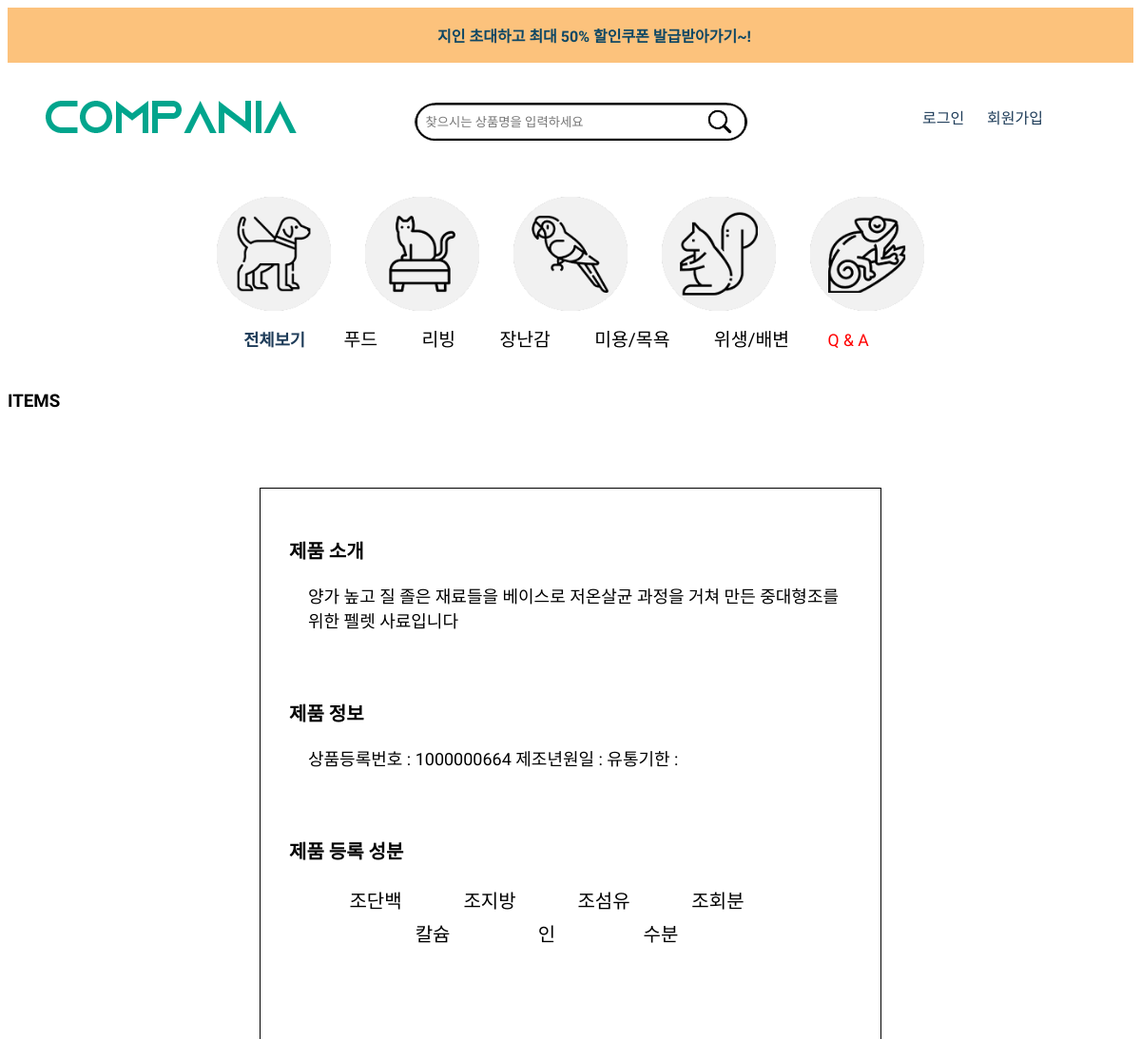
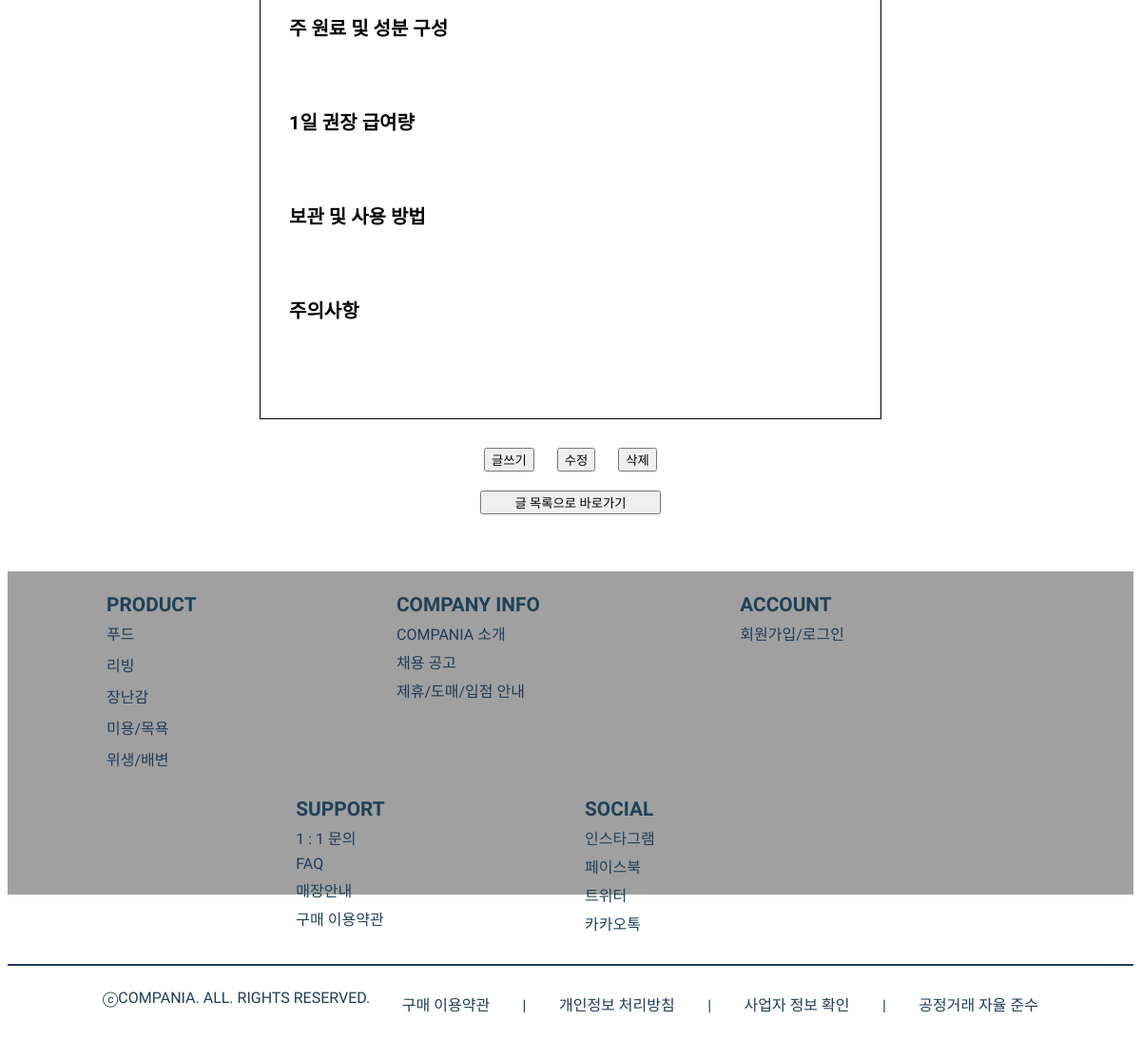
/admin_product_view.php?num=103&page=1, run on the app's committed database (2 pictures, top to bottom).
### tables this page shows
CREATE TABLE `product` (
  `num` int(11) NOT NULL,
  `name` char(50) NOT NULL,
  `price` int(11) NOT NULL,
  `dis_price` int(11) DEFAULT NULL,
  `sum_introduce` char(150) NOT NULL,
  `brand` char(100) DEFAULT NULL,
  `recommended_time` char(100) DEFAULT NULL,
  `link` char(255) DEFAULT NULL,
  `event` char(50) DEFAULT NULL,
  `animal` char(20) DEFAULT NULL,
  `category` char(20) DEFAULT NULL,
  `category_f` char(20) DEFAULT NULL,
  `introduce` char(255) DEFAULT NULL,
  `information` char(255) DEFAULT NULL,
  `component_a` char(20) DEFAULT NULL,
  `component_b` char(20) DEFAULT NULL,
  `component_c` char(20) DEFAULT NULL,
  `component_d` char(20) DEFAULT NULL,
  `component_e` char(20) DEFAULT NULL,
  `component_f` char(20) DEFAULT NULL,
  `component_g` char(20) DEFAULT NULL,
  `daily_recommend` char(80) DEFAULT NULL,
  `way` char(255) DEFAULT NULL,
  `precautions` char(255) DEFAULT NULL,
  `regist_day` char(20) NOT NULL,
  `hit` int(11) NOT NULL,
  `file_name` char(40) DEFAULT NULL,
  `file_type` char(40) DEFAULT NULL,
  `file_copied` char(40) DEFAULT NULL
);

### admin_product_view.php (the view, shortened to what this page needs)
<!DOCTYPE html>
<html>
<head>
</head>
<body>
<?php include "header.php";?>
<section>
      <div id="product_box">
       <h3 class="title">
         ITEMS
      </h3>
<?php
   $num  = $_GET["num"];
   $page  = $_GET["page"];
   $con = mysqli_connect("localhost", "user2", "12345", "compania");
   $sql = "select * from product where num=$num";
   $result = mysqli_query($con, $sql);
   $row = mysqli_fetch_array($result);
    $introduce     = $row["introduce"];
    $information   = $row["information"];
?>
<div id="product_view-bottom">
            <div>
                    <p class="bottom-title">제품 소개</p>
                    <p class="bottom-content"> <?=$introduce?></p>
                </div>
                <div>
                    <p class="bottom-title">제품 정보</p>
               <p class="bottom-content"> <?=$information?></p>
            </div>
            <div>
               <p class="bottom-title">제품 등록 성분</p>
               <div class="ingre">
                  <ul>
                     <li>조단백</li>
                     <li>조지방</li>
                     <li>조섬유</li>
                     <li>조회분</li>
                     <li>칼슘</li>
                     <li>인</li>
                     <li>수분</li>
                  </ul>
                  <ul>
                     <li><?=$component_a?></li>
                     <li><?=$component_b?></li>
                     <li><?=$component_c?></li>
                     <li><?=$component_d?></li>
                     <li><?=$component_e?></li>
                     <li><?=$component_f?></li>
                     <li><?=$component_g?></li>
                  </ul>
               </div>
            </div>
            <div class="Pro_bar">
               <p class="bottom-title">주 원료 및 성분 구성</p>
            </div>
            <div>
               <p class="bottom-title">1일 권장 급여량</p>
            </div>
            <div>
               <p class="bottom-title">보관 및 사용 방법</p>
            </div>
            <div>
               <p class="bottom-title">주의사항</p>
            </div>
         </div>
       <ul class="buttons">
            <li><button onclick="location.href='product_form.php'">글쓰기</button></li>
            <li><button onclick="location.href='product_modify_form.php?num=<?=$num?>&page=<?=$page?>'">수정</button></li>
            <li><button onclick="location.href='product_delete.php?num=<?=$num?>&page=<?=$page?>'">삭제</button></li>
            <li class="list"><button onclick="location.href='admin.php?page=<?=$page?>'">글 목록으로 바로가기</button></li>
      </ul>
   </div>
</section>
<?php include "footer.php";?>
</body>
</html>

### css/product_view-web.css (style rules this page uses)
@media all and (min-width:1024px) and (max-width:2048px) { .buttons { text-align:center; margin:auto; } }
@media all and (min-width:1024px) and (max-width:2048px) { .buttons>li { display:inline-block; padding:10px; } }
@media all and (min-width:1024px) and (max-width:2048px) { .buttons>.list { display:block; margin:auto; } }
@media all and (min-width:1024px) and (max-width:2048px) { .buttons>.list>button { width:190px; } }
@media all and (min-width:1024px) and (max-width:2048px) { #product_view-bottom { width:50%; margin:auto; margin-top:80px; border:solid 1px black; padding:30px; margin-bottom:20px; } }
@media all and (min-width:1024px) and (max-width:2048px) { #product_view-bottom>div { margin-bottom:70px; } }
@media all and (min-width:1024px) and (max-width:2048px) { .bottom-title { font-size:20px; font-weight:bolder; } }
@media all and (min-width:1024px) and (max-width:2048px) { .bottom-content { padding-left:20px; font-size:18px; } }
@media all and (min-width:1024px) and (max-width:2048px) { .ingre>ul { text-align:center; margin:auto; display:block; } }
@media all and (min-width:1024px) and (max-width:2048px) { .ingre>ul>li { font-size:20px; padding-right:50px; margin-right:50px; text-align:center; display:inline-block; } }
@media all and (min-width:1024px) and (max-width:2048px) { .ingre>ul { display:block; } }
@media all and (min-width:1024px) and (max-width:2048px) { .ingre>ul>li { text-align:center; width:60px; padding:3px; display:inline-block; } }

### css/header-webtest.css (style rules this page uses)
@media all and (min-width:1024px) and (max-width:2048px) { ul, li { list-style: none; } }

### css/footer-web.css (style rules this page uses)
@media all and (min-width:1024px) and (max-width:2048px) { ul, li { list-style-type:none; margin:0; padding:0; } }

### data on the page
product: introduce "양가 높고 질 졸은 재료들을 베이스로 저온살균 과정을 거쳐 만든 중대형조를 위한 펠렛 사료입니다", information "상품등록번호 : 1000000664 제조년원일 : 유통기한 :"
